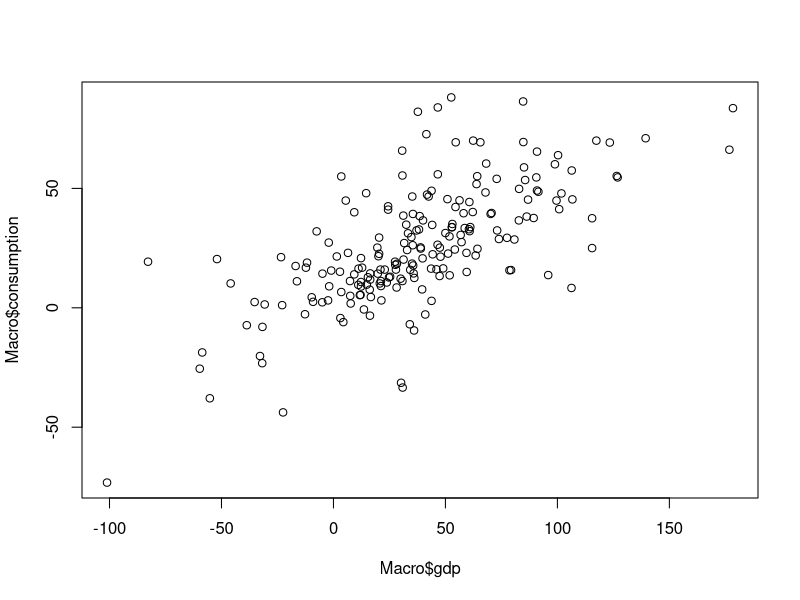

This chart was generated by the following R code:
#Q2-2

#Data Preparation
library(AER)
data("USMacroG")
dim(USMacroG)
USMacroG=na.omit(USMacroG)
dim(USMacroG)
Macro=as.data.frame(apply(USMacroG,2,diff))
dim(Macro)
sum(is.na(USMacroG))
sum(is.na(Macro))

#Scatter plot (consumption, gdp)
plot(Macro$gdp, Macro$consumption)

#Regression (consumption, gdp)
fit2_2 = lm(Macro$consumption ~ Macro$gdp)
summary(fit2_2)



        
